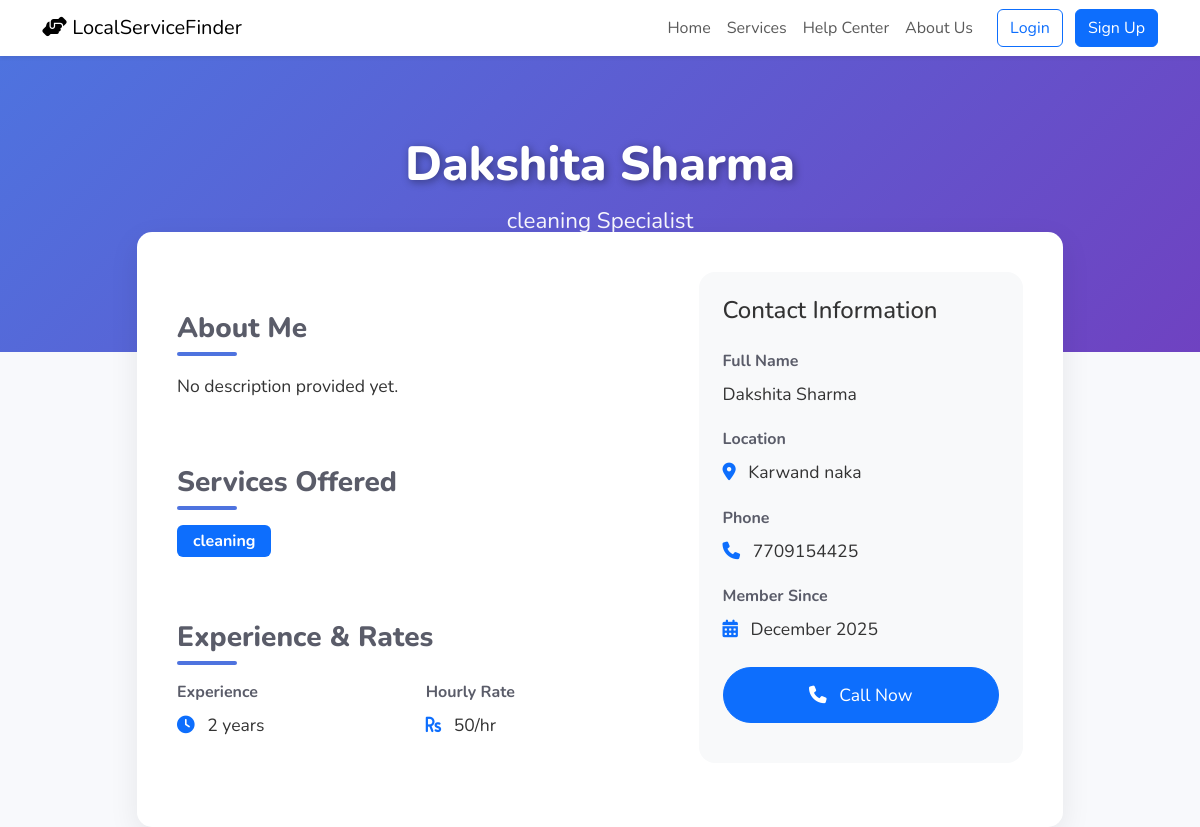
The app's page /provider_profile.php?id=4 with its own data.
### tables this page shows
CREATE TABLE `signup` (
  `user_id` int(11) NOT NULL,
  `first_name` varchar(100) NOT NULL,
  `last_name` varchar(100) NOT NULL,
  `email` varchar(150) NOT NULL,
  `password` varchar(255) NOT NULL,
  `address` varchar(255) DEFAULT NULL,
  `phone` varchar(15) NOT NULL,
  `user_type` enum('customer','provider') NOT NULL,
  `created_at` timestamp NULL DEFAULT current_timestamp(),
  `reset_token` varchar(255) DEFAULT NULL,
  `reset_expires` datetime DEFAULT NULL
);

CREATE TABLE `service_providers` (
  `provider_id` int(11) NOT NULL,
  `user_id` int(11) NOT NULL,
  `business_name` varchar(100) NOT NULL,
  `service_category` varchar(50) NOT NULL,
  `experience_years` int(11) DEFAULT 0,
  `hourly_rate` decimal(8,2) DEFAULT 0.00,
  `rating` decimal(3,2) DEFAULT 0.00,
  `rating_count` int(10) UNSIGNED NOT NULL DEFAULT 0,
  `description` text DEFAULT NULL,
  `created_at` timestamp NULL DEFAULT current_timestamp()
);

### provider_profile.php (the view, shortened to what this page needs)
<?php
$servername = "localhost";
$username   = "root";
$password   = "";
$dbname     = "sem_project";
$conn = new mysqli($servername, $username, $password, $dbname);
$provider_id = isset($_GET['id']) ? (int)$_GET['id'] : 0;
$provider = null;
if ($provider_id > 0) {
    $sql = "
        SELECT
            s.user_id,
            s.first_name,
            s.last_name,
            s.email,
            s.phone,
            s.address,
            sp.service_category,
            sp.experience_years,
            sp.hourly_rate,
            sp.description,
            sp.rating,
            sp.created_at
        FROM signup s
        INNER JOIN service_providers sp ON s.user_id = sp.user_id
        WHERE s.user_id = ?
    ";
    $stmt = $conn->prepare($sql);
    $stmt->bind_param("i", $provider_id);
    $stmt->execute();
    $result = $stmt->get_result();
    if ($result->num_rows === 1) {
        $provider = $result->fetch_assoc();
    }
}
?>
<!DOCTYPE html>
<html lang="en">
<head>
    <link href="https://cdn.jsdelivr.net/npm/bootstrap@5.3.0/dist/css/bootstrap.min.css" rel="stylesheet">
    <link rel="stylesheet" href="https://cdnjs.cloudflare.com/ajax/libs/font-awesome/6.4.0/css/all.min.css">
</head>
<body>
    <nav class="navbar navbar-expand-lg navbar-light bg-white shadow-sm sticky-top">
        <div class="container">
            <a class="navbar-brand" href="index.php">
                <i class="fas fa-hands-helping"></i> LocalServiceFinder
            </a>
            <div class="collapse navbar-collapse" id="navbarNav">
                <ul class="navbar-nav ms-auto">
                    <li class="nav-item"><a class="nav-link" href="index.php">Home</a></li>
                    <li class="nav-item"><a class="nav-link" href="services.php">Services</a></li>
                    <li class="nav-item"><a class="nav-link" href="help-center.html">Help Center</a></li>
                    <li class="nav-item"><a class="nav-link" href="about.html">About Us</a></li>
                </ul>
                <div class="ms-lg-3">
                    <a href="login.php" class="btn btn-outline-primary me-2">Login</a>
                    <a href="signup.php" class="btn btn-primary">Sign Up</a>
                </div>
            </div>
        </div>
    </nav>
    <?php if ($provider): ?>
        <section class="profile-header">
            <div class="container">
                <h1 class="profile-name">
                    <?= htmlspecialchars($provider['first_name'] . ' ' . $provider['last_name']) ?>
                </h1>
                <p class="profile-tag">
                    <?= htmlspecialchars($provider['service_category']) ?> Specialist
                </p>
                <div class="profile-badge">
                </div>
            </div>
        </section>
        <section class="container" style="margin-top: -60px;">
            <div class="row justify-content-center">
                <div class="col-lg-10">
                    <div class="profile-card">
                        <div class="row g-5">
                            <div class="col-lg-7">
                                <h3 class="section-title">About Me</h3>
                                <p class="mb-4" style="font-size: 1.1rem; line-height: 1.8;">
                                    <?= nl2br(htmlspecialchars($provider['description'] ?: 'No description provided yet.')) ?>
                                </p>
                                <h3 class="section-title">Services Offered</h3>
                                <div class="d-flex flex-wrap gap-2 mb-4">
                                    <span class="badge bg-primary fs-6 px-3 py-2">
                                        <?= htmlspecialchars($provider['service_category']) ?>
                                    </span>
                                </div>
                                <h3 class="section-title">Experience & Rates</h3>
                                <div class="row g-4">
                                    <div class="col-md-6">
                                        <div class="info-label">Experience</div>
                                        <div class="info-value">
                                            <i class="fas fa-clock me-2 text-primary"></i>
                                            <?= $provider['experience_years'] ?> years
                                        </div>
                                    </div>
                                    <div class="col-md-6">
                                        <div class="info-label">Hourly Rate</div>
                                        <div class="info-value">
                                            <i class="fas fa-rupee-sign me-2 text-primary"></i>
                                            <?= number_format($provider['hourly_rate'], 0) ?>/hr
                                        </div>
                                    </div>
                                </div>
                            </div>
                            <div class="col-lg-5">
                                <div class="bg-light rounded-4 p-4 mb-4">
                                    <h4 class="mb-4">Contact Information</h4>
                                    <div class="mb-3">
                                        <div class="info-label">Full Name</div>
                                        <div class="info-value">
                                            <?= htmlspecialchars($provider['first_name'] . ' ' . $provider['last_name']) ?>
                                        </div>
                                    </div>
                                    <div class="mb-3">
                                        <div class="info-label">Location</div>
                                        <div class="info-value">
                                            <i class="fas fa-map-marker-alt me-2 text-primary"></i>
                                            <?= htmlspecialchars($provider['address'] ?: 'Not specified') ?>
                                        </div>
                                    </div>
                                    <?php if (!empty($provider['phone'])): ?>
                                    <div class="mb-3">
                                        <div class="info-label">Phone</div>
                                        <div class="info-value">
                                            <i class="fas fa-phone me-2 text-primary"></i>
                                            <?= htmlspecialchars($provider['phone']) ?>
                                        </div>
                                    </div>
                                    <?php endif; ?>
                                    <div class="mb-4">
                                        <div class="info-label">Member Since</div>
                                        <div class="info-value">
                                            <i class="fas fa-calendar-alt me-2 text-primary"></i>
                                            <?= date('F Y', strtotime($provider['created_at'])) ?>
                                        </div>
                                    </div>
                                    <a href="tel:<?= htmlspecialchars($provider['phone'] ?? '') ?>"
                                       class="btn btn-primary btn-lg contact-btn w-100 mb-3">
                                        <i class="fas fa-phone me-2"></i> Call Now
                                    </a>
                                </div>
                            </div>
                        </div>
                    </div>
                </div>
            </div>
        </section>
    <?php endif; ?>
</body>
</html>

### provider_profile.php (style rules this page uses)
:root { --primary: #4e73df; --primary-dark: #3a56c4; --secondary: #6f42c1; --light: #f8f9fc; --dark: #5a5c69; --success: #1cc88a; --warning: #f6c23e; --danger: #e74a3b; --info: #36b9cc; }
body { font-family: 'Nunito', sans-serif; background-color: #f8f9fc; color: #333; }
.profile-header { background: linear-gradient(135deg, var(--primary) 0%, var(--secondary) 100%); color: white; padding: 80px 0 60px; text-align: center; position: relative; overflow: hidden; }
.profile-name { font-size: 3rem; font-weight: 800; margin-bottom: 10px; text-shadow: 2px 2px 8px rgba(0,0,0,0.4); }
.profile-tag { font-size: 1.4rem; opacity: 0.95; margin-bottom: 15px; }
.profile-badge { background: rgba(255,255,255,0.25); padding: 8px 24px; border-radius: 30px; font-weight: 600; display: inline-block; backdrop-filter: blur(4px); }
.profile-card { background: white; border-radius: 15px; box-shadow: 0 10px 30px rgba(0,0,0,0.08); padding: 40px; margin-top: -60px; position: relative; z-index: 10; }
.info-label { font-weight: 700; color: var(--dark); margin-bottom: 8px; display: block; }
.info-value { font-size: 1.1rem; margin-bottom: 20px; }
.contact-btn { font-size: 1.1rem; padding: 14px 30px; border-radius: 50px; }
.section-title { font-weight: 800; color: var(--dark); margin: 40px 0 25px; position: relative; display: inline-block; }
.section-title:after { content: ''; position: absolute; width: 60px; height: 4px; background: var(--primary); bottom: -10px; left: 0; border-radius: 2px; }

### records on screen
signup: first_name+last_name "Dakshita Sharma", service_providers.service_category "cleaning", service_providers.description "No description provided yet.", service_providers.experience_years "2", service_providers.hourly_rate "50", address "Karwand naka", phone "7709154425", service_providers.created_at "December 2025"
